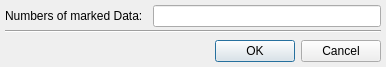
<?xml version="1.0" encoding="UTF-8"?>
<ui version="4.0">
 <class>MarkDialog</class>
 <widget class="QDialog" name="MarkDialog">
  <property name="geometry">
   <rect>
    <x>0</x>
    <y>0</y>
    <width>386</width>
    <height>67</height>
   </rect>
  </property>
  <property name="windowTitle">
   <string>Mark DataSets</string>
  </property>
  <layout class="QGridLayout" name="gridLayout">
   <property name="leftMargin">
    <number>5</number>
   </property>
   <property name="topMargin">
    <number>5</number>
   </property>
   <property name="rightMargin">
    <number>5</number>
   </property>
   <property name="bottomMargin">
    <number>5</number>
   </property>
   <property name="verticalSpacing">
    <number>3</number>
   </property>
   <item row="0" column="0">
    <layout class="QHBoxLayout" name="horizontalLayout">
     <property name="spacing">
      <number>10</number>
     </property>
     <item>
      <widget class="QLabel" name="label">
       <property name="font">
        <font>
         <pointsize>9</pointsize>
        </font>
       </property>
       <property name="text">
        <string>Numbers of marked Data:</string>
       </property>
      </widget>
     </item>
     <item>
      <widget class="QLineEdit" name="lineEdit">
       <property name="sizePolicy">
        <sizepolicy hsizetype="MinimumExpanding" vsizetype="Fixed">
         <horstretch>0</horstretch>
         <verstretch>0</verstretch>
        </sizepolicy>
       </property>
      </widget>
     </item>
    </layout>
   </item>
   <item row="1" column="0">
    <widget class="Line" name="line">
     <property name="orientation">
      <enum>Qt::Horizontal</enum>
     </property>
    </widget>
   </item>
   <item row="2" column="0">
    <spacer name="verticalSpacer">
     <property name="orientation">
      <enum>Qt::Vertical</enum>
     </property>
     <property name="sizeHint" stdset="0">
      <size>
       <width>20</width>
       <height>0</height>
      </size>
     </property>
    </spacer>
   </item>
   <item row="3" column="0">
    <widget class="QDialogButtonBox" name="buttonBox">
     <property name="orientation">
      <enum>Qt::Horizontal</enum>
     </property>
     <property name="standardButtons">
      <set>QDialogButtonBox::Cancel|QDialogButtonBox::Ok</set>
     </property>
    </widget>
   </item>
  </layout>
 </widget>
 <resources/>
 <connections>
  <connection>
   <sender>buttonBox</sender>
   <signal>accepted()</signal>
   <receiver>MarkDialog</receiver>
   <slot>accept()</slot>
   <hints>
    <hint type="sourcelabel">
     <x>248</x>
     <y>254</y>
    </hint>
    <hint type="destinationlabel">
     <x>157</x>
     <y>274</y>
    </hint>
   </hints>
  </connection>
  <connection>
   <sender>buttonBox</sender>
   <signal>rejected()</signal>
   <receiver>MarkDialog</receiver>
   <slot>reject()</slot>
   <hints>
    <hint type="sourcelabel">
     <x>316</x>
     <y>260</y>
    </hint>
    <hint type="destinationlabel">
     <x>286</x>
     <y>274</y>
    </hint>
   </hints>
  </connection>
 </connections>
</ui>
